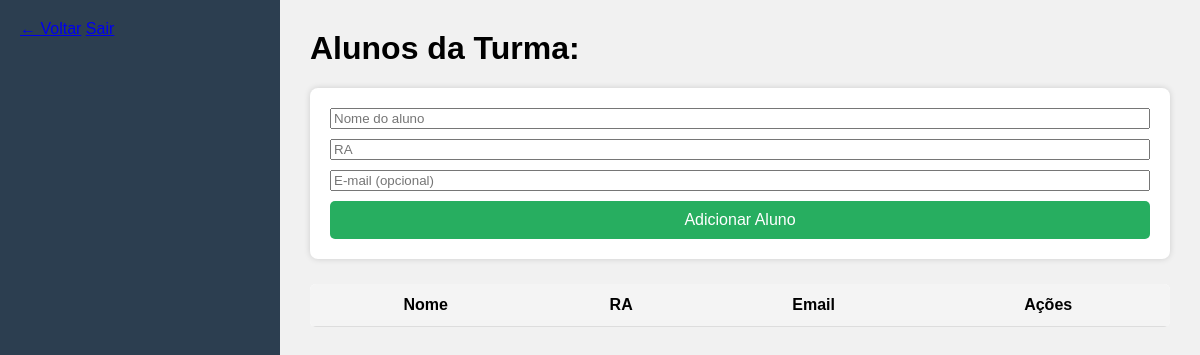
The page /turmas/1/alunos on the database as committed earlier.
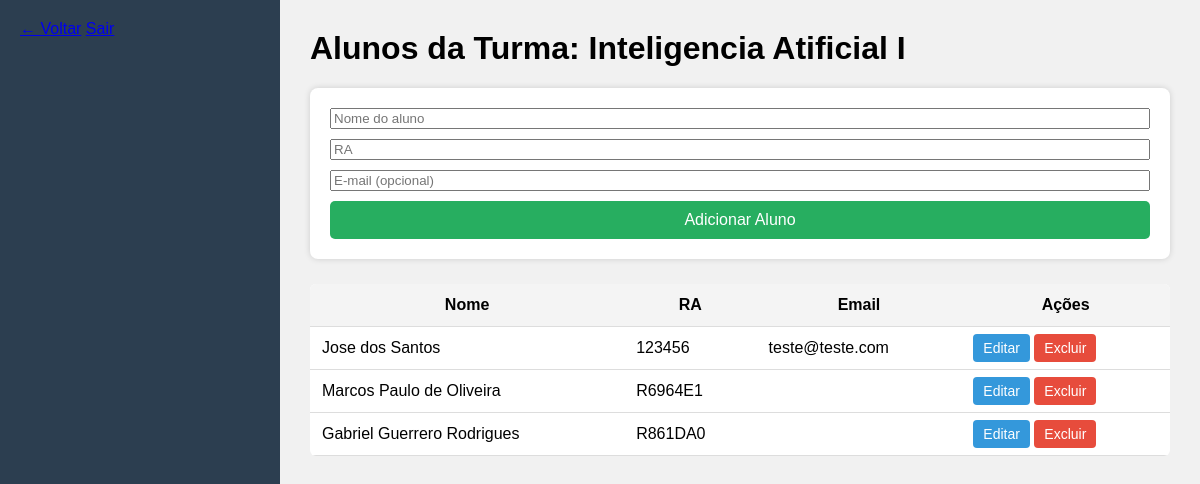
The same page on the database as committed later.
### tables this page shows
CREATE TABLE turmas (
    id INTEGER PRIMARY KEY AUTOINCREMENT,
    nome TEXT NOT NULL,
    alunos INTEGER NOT NULL
);

CREATE TABLE alunos (
    id INTEGER PRIMARY KEY AUTOINCREMENT,
    nome TEXT NOT NULL,
    ra TEXT NOT NULL,
    email TEXT,
    turma_id INTEGER NOT NULL,
    FOREIGN KEY(turma_id) REFERENCES turmas(id)
);

### app.py (the view)
@app.route('/turmas/<int:turma_id>/alunos')
def listar_alunos(turma_id):
    db = get_db()
    turma = db.execute("SELECT * FROM turmas WHERE id=?", (turma_id,)).fetchone()
    alunos = db.execute("SELECT * FROM alunos WHERE turma_id=?", (turma_id,)).fetchall()
    return render_template('alunos.html', turma=turma, alunos=alunos)

### app.py (called while the page is built)
def get_db():
    if "db" not in g:
        g.db = sqlite3.connect(DATABASE)
        g.db.row_factory = sqlite3.Row
    return g.db

### templates/alunos.html (shortened to what this page needs)
<!DOCTYPE html>
<html lang="pt-BR">
<head>
<link rel="stylesheet" href="/static/styles.css">
</head>
<body>
<div class="layout">
    <aside class="sidebar">
        <a href="/turmas">← Voltar</a>
        <a href="/logout">Sair</a>
    </aside>
    <main>
        <h1>Alunos da Turma: {{ turma.nome }}</h1>
        <form class="card" method="POST" action="/turmas/{{ turma.id }}/alunos/criar">
            <input name="nome" placeholder="Nome do aluno" required>
            <input name="ra" placeholder="RA" required>
            <input name="email" placeholder="E-mail (opcional)">
            <button class="btn-primary">Adicionar Aluno</button>
        </form>
        <table class="data-table">
            <tr>
                <th>Nome</th>
                <th>RA</th>
                <th>Email</th>
                <th>Ações</th>
            </tr>
            {% for a in alunos %}
            <tr>
                <td>{{ a.nome }}</td>
                <td>{{ a.ra }}</td>
                <td>{{ a.email }}</td>
                <td>
                    <a class="btn-action" href="/alunos/editar/{{ a.id }}">Editar</a>
                    <a class="btn-action delete" href="/alunos/excluir/{{ a.id }}">Excluir</a>
                </td>
            </tr>
            {% endfor %}
        </table>
    </main>
</div>
</body>
</html>

### static/styles.css (style rules this page uses)
body { margin: 0; padding: 0; font-family: Arial, sans-serif; background: #f1f1f1; }
.layout { display: flex; min-height: 100vh; }
.sidebar { width: 240px; background: #2c3e50; color: white; padding: 20px; flex-shrink: 0; }
main { padding: 30px; width: 100%; }
h1 { margin-top: 0; }
.card { background: white; padding: 20px; border-radius: 8px; box-shadow: 0px 0px 6px rgba(0,0,0,0.15); margin-bottom: 25px; }
.btn-primary { background: #27ae60; color: white; border: none; padding: 10px 18px; font-size: 16px; border-radius: 5px; cursor: pointer; }
.btn-action { text-decoration: none; background: #3498db; color: white; padding: 6px 10px; border-radius: 4px; font-size: 14px; }
.btn-action.delete { background: #e74c3c; }
.data-table { width: 100%; border-collapse: collapse; background: white; border-radius: 6px; overflow: hidden; }
.data-table th, .data-table td { padding: 12px; border-bottom: 1px solid #ddd; }
.data-table th { background: #f4f4f4; }
form { display: flex; flex-direction: column; gap: 10px; }

Rows that differ between the two databases and show on the page:
added turmas: nome "Inteligencia Atificial I"
added alunos: nome "Jose dos Santos", ra "123456", email "teste@teste.com"
added alunos: nome "Marcos Paulo de Oliveira", ra "R6964E1"
added alunos: nome "Gabriel Guerrero Rodrigues", ra "R861DA0"
